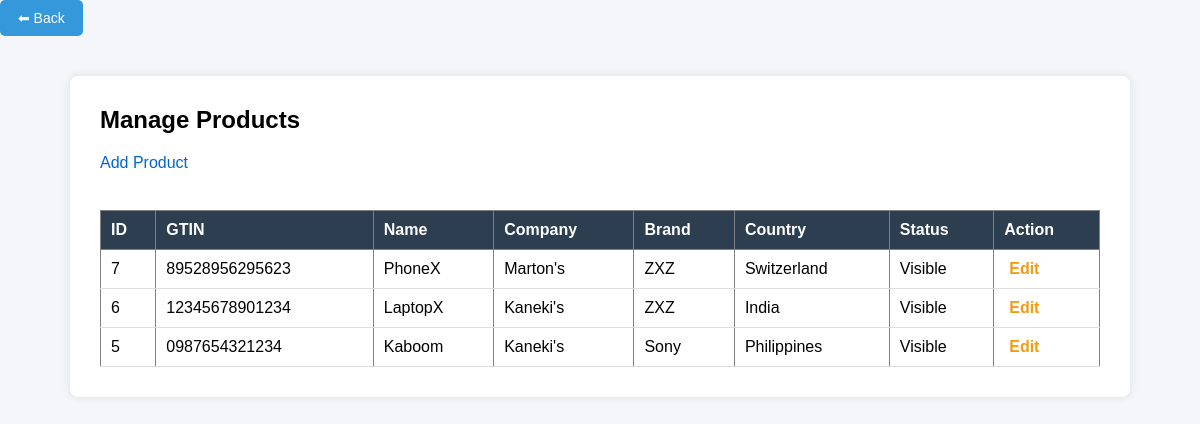
The page /products.php (signed in) on the database its author committed.
### tables this page shows
CREATE TABLE `products` (
  `id` int(11) NOT NULL,
  `company_id` int(11) NOT NULL,
  `gtin` varchar(14) NOT NULL,
  `name_en` varchar(255) NOT NULL,
  `name_fr` varchar(255) NOT NULL,
  `description_en` text NOT NULL,
  `description_fr` text NOT NULL,
  `brand` varchar(255) NOT NULL,
  `country_of_origin` varchar(100) NOT NULL,
  `gross_weight` decimal(10,3) NOT NULL DEFAULT 0.000,
  `net_weight` decimal(10,3) NOT NULL DEFAULT 0.000,
  `weight_unit` varchar(20) NOT NULL DEFAULT 'g',
  `image_path` varchar(255) DEFAULT NULL,
  `is_hidden` tinyint(1) NOT NULL DEFAULT 0,
  `created_at` datetime NOT NULL,
  `updated_at` datetime NOT NULL
);

CREATE TABLE `companies` (
  `id` int(11) NOT NULL,
  `company_name` varchar(255) NOT NULL,
  `company_address` varchar(500) NOT NULL,
  `company_telephone` varchar(100) NOT NULL,
  `company_email` varchar(255) NOT NULL,
  `owner_name` varchar(255) NOT NULL,
  `owner_mobile` varchar(100) NOT NULL,
  `owner_email` varchar(255) NOT NULL,
  `contact_name` varchar(255) NOT NULL,
  `contact_mobile` varchar(100) NOT NULL,
  `contact_email` varchar(255) NOT NULL,
  `is_deactivated` tinyint(1) NOT NULL DEFAULT 0,
  `created_at` datetime NOT NULL,
  `updated_at` datetime NOT NULL
);

### products.php (the view, shortened to what this page needs)
<?php
include("db.php");
$sql = "
    SELECT products.*,
           companies.company_name,
           companies.is_deactivated AS company_deactivated
    FROM products
    LEFT JOIN companies
        ON products.company_id = companies.id
    ORDER BY products.id DESC
";
$stmt = $pdo->query($sql);
$products = $stmt->fetchAll(PDO::FETCH_ASSOC);
?>
<!DOCTYPE html>
<html>
<head>
    <link rel="stylesheet" href="css/style.css">
</head>
<body>
<a href="dashboard.php">
    <button>⬅ Back</button>
</a>
<div class="container">
    <h2>Manage Products</h2>
    <a href="products/new">Add Product</a>
    <br><br>
    <table border="1" cellpadding="10">
        <tr>
            <th>ID</th>
            <th>GTIN</th>
            <th>Name</th>
            <th>Company</th>
            <th>Brand</th>
            <th>Country</th>
            <th>Status</th>
            <th>Action</th>
        </tr>
        <?php foreach($products as $row){ ?>
        <tr>
            <td><?= $row['id']; ?></td>
            <td><?= $row['gtin']; ?></td>
            <td><?= $row['name_en']; ?></td>
            <td><?= $row['company_name']; ?></td>
            <td><?= $row['brand']; ?></td>
            <td><?= $row['country_of_origin']; ?></td>
            <td>
                <?php
                if($row['is_hidden'] || $row['company_deactivated']){
                ?>
                    <span class="status-hidden">Hidden</span>
                <?php
                }else{
                ?>
                    <span class="status-visible">Visible</span>
                <?php } ?>
            </td>
            <td class="actions">
                <a class="edit" href="product-edit.php?id=<?= $row['id']; ?>">Edit</a>
            </td>
        </tr>
        <?php } ?>
    </table>
</div>
</body>
</html>

### css/style.css (style rules this page uses)
body { font-family: Arial, Helvetica, sans-serif; background: #f4f6f9; margin: 0; padding: 0; }
a { text-decoration: none; color: #0066cc; }
h2 { margin-top: 0; }
.container { width: 1000px; margin: 40px auto; background: #fff; padding: 30px; border-radius: 8px; box-shadow: 0 0 10px rgba(0, 0, 0, 0.1); }
table { width: 100%; border-collapse: collapse; margin-top: 20px; }
table th { background: #2c3e50; color: #fff; padding: 10px; text-align: left; }
table td { padding: 10px; border-bottom: 1px solid #ddd; }
.actions a { margin-right: 10px; font-weight: bold; }
.actions .edit { color: #f39c12; }
button { background: #3498db; color: #fff; border: none; padding: 10px 18px; border-radius: 5px; cursor: pointer; font-size: 14px; }
.actions a { margin: 0 5px; font-weight: bold; }

### rows shown on the page
products: id "7", gtin "89528956295623", name_en "PhoneX", company.company_name "Marton's", brand "ZXZ", country_of_origin "Switzerland", is_hidden "Visible"
products: id "6", gtin "12345678901234", name_en "LaptopX", company.company_name "Kaneki's", brand "ZXZ", country_of_origin "India", is_hidden "Visible"
products: id "5", gtin "0987654321234", name_en "Kaboom", company.company_name "Kaneki's", brand "Sony", country_of_origin "Philippines", is_hidden "Visible"
